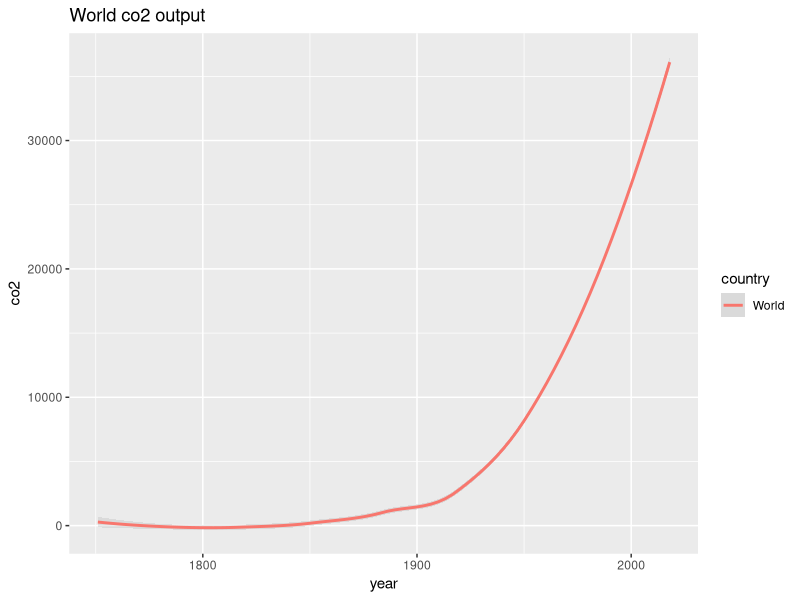
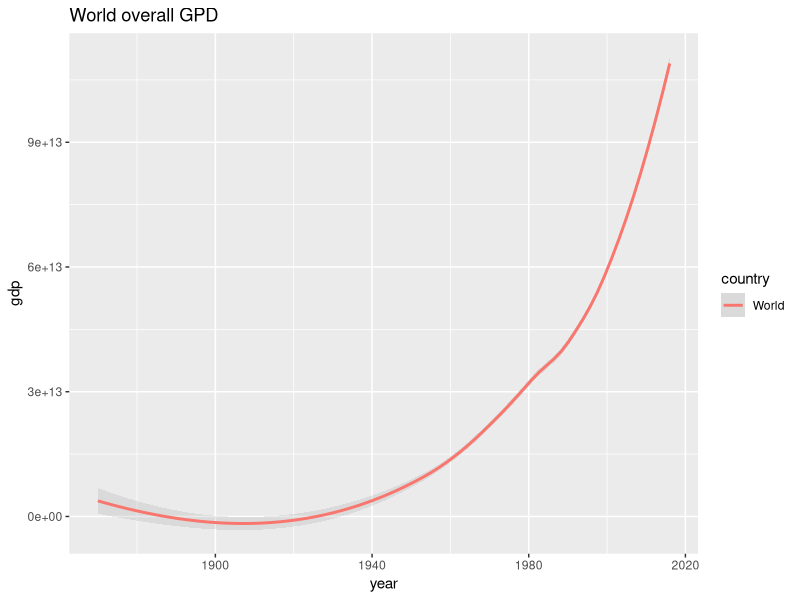
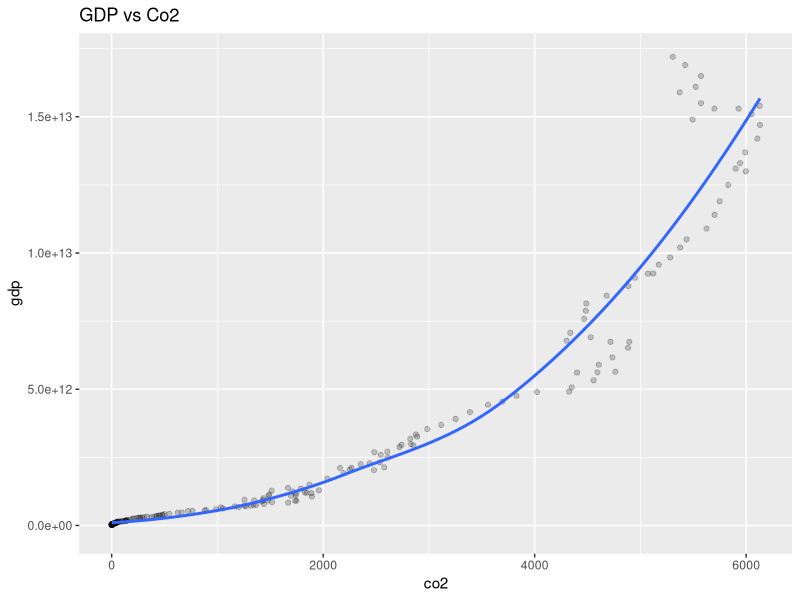
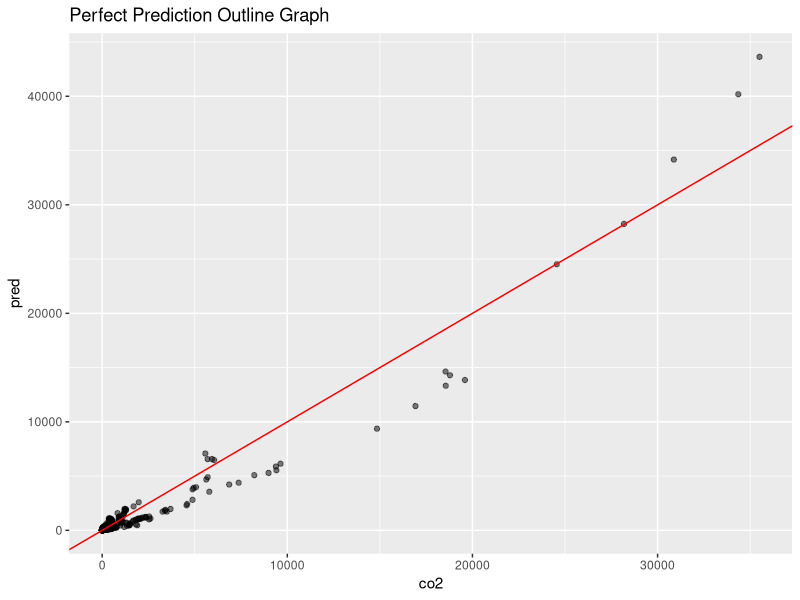
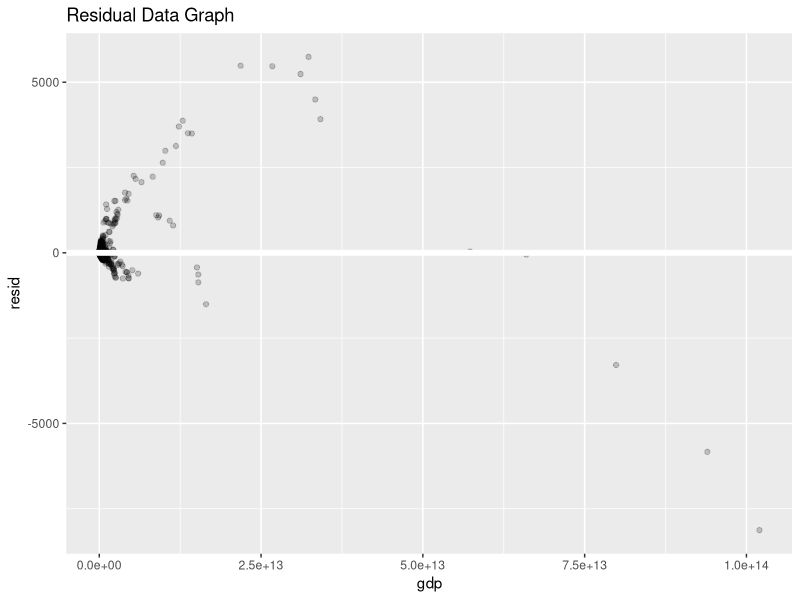
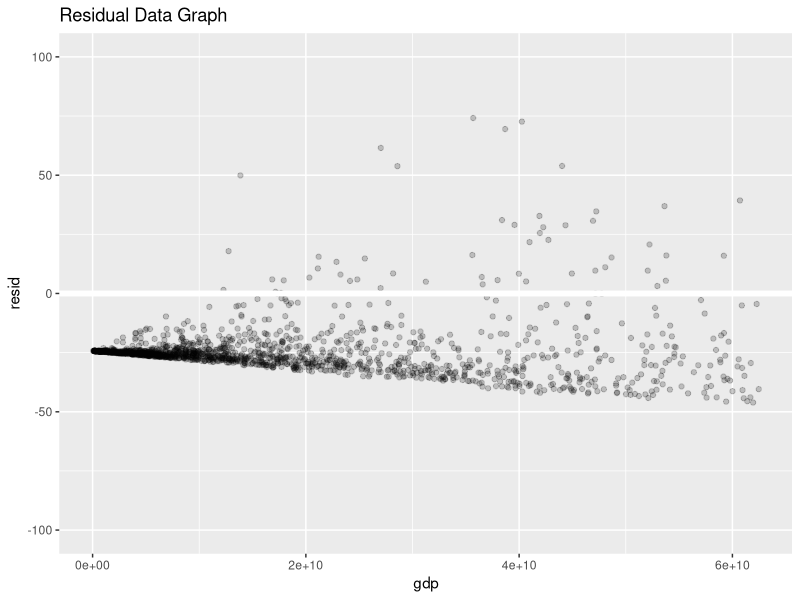
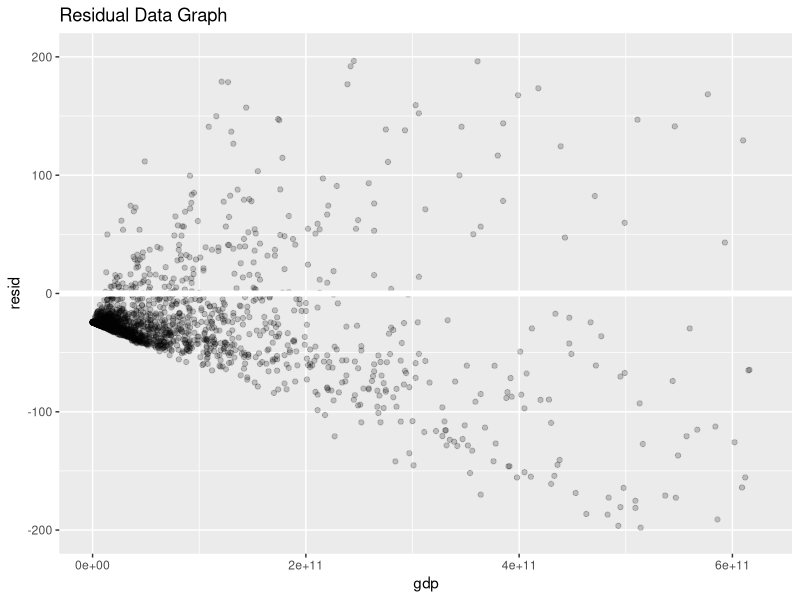
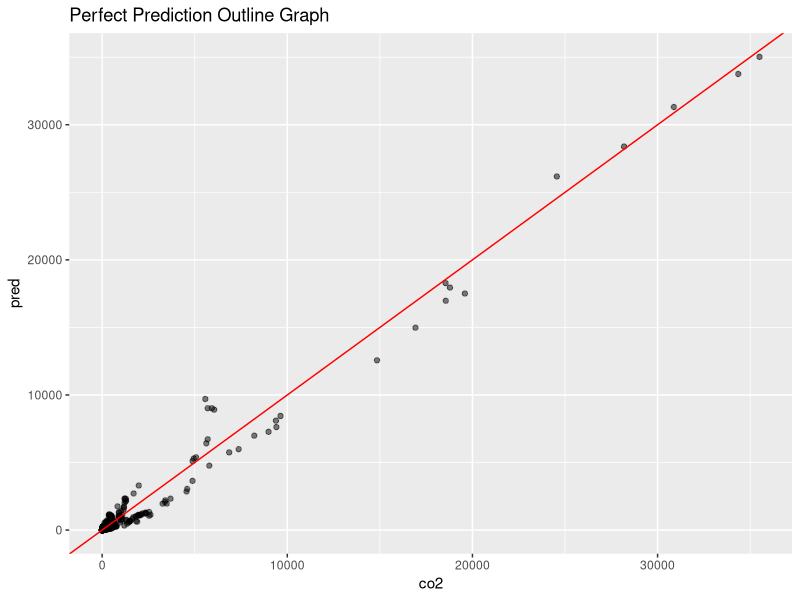

Generate these figures, in order, with R:
## ---- chunk 1
library(readr)
library(tidyverse)
library(ggplot2)
library(modelr)
library(caret)
library(splines)
options(warn=-1)
## ---- chunk 2
co2.data <- read_csv("owid-co2-data.xlsx.csv")
co2.data <- filter(co2.data, iso_code != is.na(iso_code), co2 > 0)
## ---- chunk 3
ggplot(data = filter(co2.data, country == "World"), mapping = aes(x=year, y=co2, color = country))+
  geom_smooth(alpha = 0.2)+
  ggtitle("World co2 output")
ggplot(data = filter(co2.data, country == "World"), mapping = aes(x=year, y=gdp, color = country))+
  geom_smooth(alpha = 0.2)+
  ggtitle("World overall GPD")
## ---- chunk 4
ggplot(data = filter(co2.data, country == "United States"), mapping = aes(x=co2, y=gdp))+
  geom_point(alpha = 0.2)+
  geom_smooth(alpha = 0)+
  ggtitle("GDP vs Co2")
## ---- chunk 5
set.seed(12345)
co2.data <- filter(co2.data, gdp != is.na(gdp), co2 != is.na(co2))
train_rows <- as.vector(createDataPartition(co2.data$co2, p = 0.8, list = FALSE))
tv_data <- co2.data[train_rows, ]
test <- co2.data[-train_rows, ]
## ---- chunk 6
train.control <- trainControl(method = "cv", number = 5)
model <- train(co2 ~ gdp, data = tv_data, method = "lm", trControl = train.control)

predictions <- add_predictions(test, model)
R2(predictions$pred, predictions$co2)
MAE(predictions$pred, predictions$co2)
RMSE(predictions$pred, predictions$co2)
## ---- chunk 7
ggplot(data = predictions, mapping=(aes(x = co2, y = pred)))+
  geom_point(alpha = 0.5)+
  geom_abline(intercept = 0, slope = 1, color = "red")+
  ggtitle("Perfect Prediction Outline Graph")
## ---- chunk 8
resid <- add_residuals(test, model)
ggplot(data = resid, mapping = aes(x=gdp, y=resid))+
  geom_point(alpha = 0.2)+
  geom_ref_line(h=0)+
  ggtitle("Residual Data Graph")
resid <- add_residuals(test, model)
ggplot(data = resid, mapping = aes(x=gdp, y=resid))+
  geom_point(alpha = 0.2)+
  geom_ref_line(h=0)+
  xlim(0,62500000000)+
  ylim(-100,100)+
  ggtitle("Residual Data Graph")
ggplot(data = resid, mapping = aes(x=gdp, y=resid))+
  geom_point(alpha = 0.2)+
  geom_ref_line(h=0)+
  xlim(0,625000000000)+
  ylim(-200,200)+
  ggtitle("Residual Data Graph")
## ---- chunk 9
co2.data <- filter(co2.data, country != "world")
model <- train(co2 ~ ns(gdp, 100), data = tv_data, method = "lm", trControl = train.control)

predictions <- add_predictions(test, model)
R2(predictions$pred, predictions$co2)
MAE(predictions$pred, predictions$co2)
RMSE(predictions$pred, predictions$co2)
## ---- chunk 10
ggplot(data = predictions, mapping=(aes(x = co2, y = pred)))+
  geom_point(alpha = 0.5)+
  geom_abline(intercept = 0, slope = 1, color = "red")+
  ggtitle("Perfect Prediction Outline Graph")
resid <- add_residuals(test, model)
ggplot(data = resid, mapping = aes(x=gdp, y=resid))+
  geom_point(alpha = 0.2)+
  geom_ref_line(h=0)+
  ggtitle("Residual Data Graph")
ggplot(data = resid, mapping = aes(x=gdp, y=resid))+
  geom_point(alpha = 0.2)+
  geom_ref_line(h=0)+
  xlim(0,62500000000)+
  ylim(-50,50)+
  ggtitle("Residual Data Graph")

## ---- chunk 11
energy.data <- read_csv("clean_energy_data.csv")
## ---- chunk 12
for (i in 0:4749){
  if(i %% 19 == 0){
    word <- toString(energy.data[i+1,1])
  }else{
    energy.data[i+1,1] <- word
  }
}
